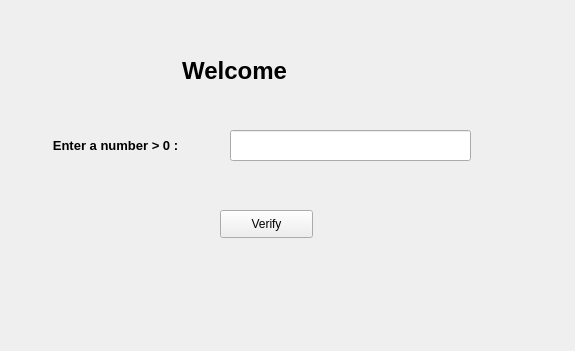
<?xml version="1.0" encoding="UTF-8"?>
<ui version="4.0">
 <class>Form</class>
 <widget class="QWidget" name="Form">
  <property name="geometry">
   <rect>
    <x>0</x>
    <y>0</y>
    <width>575</width>
    <height>351</height>
   </rect>
  </property>
  <property name="windowTitle">
   <string>Form</string>
  </property>
  <widget class="QLabel" name="label">
   <property name="geometry">
    <rect>
     <x>94</x>
     <y>40</y>
     <width>281</width>
     <height>61</height>
    </rect>
   </property>
   <property name="font">
    <font>
     <pointsize>18</pointsize>
     <weight>75</weight>
     <bold>true</bold>
    </font>
   </property>
   <property name="text">
    <string>Welcome</string>
   </property>
   <property name="alignment">
    <set>Qt::AlignCenter</set>
   </property>
  </widget>
  <widget class="QLabel" name="label_2">
   <property name="geometry">
    <rect>
     <x>10</x>
     <y>130</y>
     <width>211</width>
     <height>31</height>
    </rect>
   </property>
   <property name="font">
    <font>
     <pointsize>10</pointsize>
     <weight>75</weight>
     <bold>true</bold>
    </font>
   </property>
   <property name="text">
    <string>Enter a number &gt; 0 :</string>
   </property>
   <property name="alignment">
    <set>Qt::AlignCenter</set>
   </property>
  </widget>
  <widget class="QLineEdit" name="txt">
   <property name="geometry">
    <rect>
     <x>230</x>
     <y>130</y>
     <width>241</width>
     <height>31</height>
    </rect>
   </property>
  </widget>
  <widget class="QPushButton" name="verify">
   <property name="geometry">
    <rect>
     <x>220</x>
     <y>210</y>
     <width>93</width>
     <height>28</height>
    </rect>
   </property>
   <property name="text">
    <string>Verify</string>
   </property>
  </widget>
  <widget class="QLabel" name="result">
   <property name="geometry">
    <rect>
     <x>54</x>
     <y>280</y>
     <width>481</width>
     <height>51</height>
    </rect>
   </property>
   <property name="text">
    <string/>
   </property>
   <property name="alignment">
    <set>Qt::AlignCenter</set>
   </property>
  </widget>
 </widget>
 <resources/>
 <connections/>
</ui>
